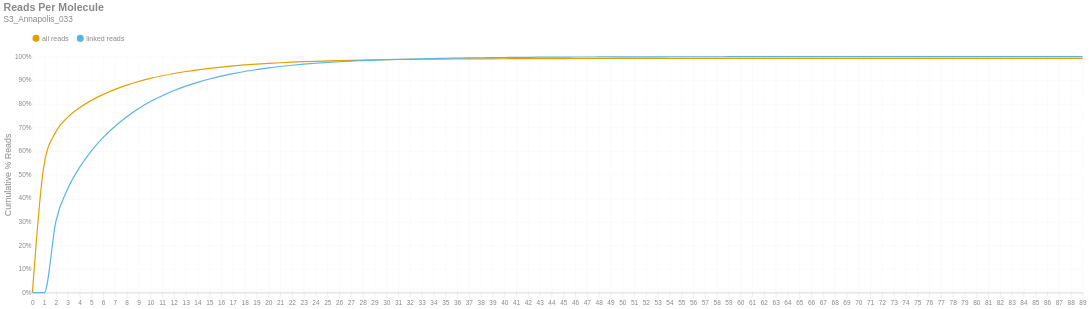

Write notebook code for a chart like this one.
### Markdown cell above
### Reads per Molecule
This chart shows the cumulative distribution of the number of reads per linked molecule. That is, how many alignments are associated with a unique molecule. This excludes the number of reads associated with invalid or absent linked-read barcodes. The `linked` histogram is the percentages recalculated when disregarding singletons.

### Code cell
if SKIPLR:
    print_html(f"Skipped")
else:
    counts = np.bincount(valids['reads'].cast(pl.Int64).to_numpy())
    weighted = counts * np.arange(len(counts))
    all_perc = weighted / n_reads
    linked_perc = weighted / n_linked_reads
    linked_perc[1] = 0
    binned_df = pl.DataFrame({
        'readsper': list(range(len(counts))),
        'all reads (cumsum)': np.cumsum(all_perc).tolist(),
        'linked reads (cumsum)': np.cumsum(linked_perc).tolist(),
    })

    with SafeRender(binned_df):
        (
            density_plot(binned_df, 'Reads Per Molecule', samplename, 'readspmol')
            .encode(
                x=alt.X('readsper:O', title=None).axis(labelAngle=0).scale(padding=0),
                y=alt.Y('value:Q', title='Cumulative % Reads').axis(format='%').stack(False),
                color=alt.Color("key:N").scale(domain=["all reads", "linked reads"]),
                tooltip=[
                    alt.Tooltip("key:N", title="Data Type"),
                    alt.Tooltip("readsper:O", title="Reads Per Molecule"),
                    alt.Tooltip("value:Q", format=".2%", title="% Reads (Cum.)")
                ]            
            )
        ).display()

### Figure 1 — Vega-Lite specification as saved in the notebook (floating-point values rounded to 4 significant figures)
{"width": "container", "height": 400, "config": {"title": {"anchor": "start", "dy": -15, "fontSize": 18, "color": "#888888", "subtitleColor": "#888888", "subtitleFontSize": 14}, "arc": {"fill": "#0072B2"}, "axis": {"domainColor": "#888888", "domainWidth": 0.5, "gridWidth": 0.2, "grid": false, "titleFontWeight": 400, "titleFontSize": 15, "labelFontSize": 11, "labelColor": "#888888", "tickColor": "#888888", "tickWidth": 0.2, "titleColor": "#888888"}, "axisBand": {"grid": false}, "axisX": {"grid": true, "tickSize": 10, "domainCap": "round"}, "axisY": {"domain": false, "grid": true, "tickSize": 0, "domainCap": "round"}, "background": "transparent", "header": {"labelFontSize": 15, "labelColor": "#888888", "titleFontSize": 15, "titleFontWeight": 600, "titleColor": "#888888"}, "legend": {"labelFont": "sans-serif", "labelFontSize": 12, "labelColor": "#888888", "symbolSize": 100, "symbolType": "circle", "titleFontSize": 12, "titlePadding": 10, "titleColor": "#888888", "title": null, "orient": "top"}, "range": {"category": ["#E69F00", "#56B4E9", "#009E73", "#F0E442", "#0072B2", "#D55E00", "#CC79A7", "#000000"], "diverging": ["#cfe8f3", "#a2d4ec", "#73bfe2", "#46abdb", "#1696d2", "#12719e"]}, "area": {"fill": "#0072B2", "fillOpacity": 0.7, "line": true, "strokeOpacity": 0.7}, "line": {"color": "#0072B2", "stroke": "#0072B2", "strokeWidth": 2}, "trail": {"color": "#0072B2", "stroke": "#0072B2", "strokeWidth": 0, "size": 1}, "point": {"filled": true, "fillOpacity": 1.0, "size": 95}, "text": {"color": "#888888", "fontSize": 11, "align": "right", "fontWeight": 400, "size": 11}, "bar": {"fill": "#0072B2", "stroke": null}, "view": {"stroke": null, "continuousWidth": 660, "continuousHeight": 400}}, "data": {"name": "data-d9cf581e442a5a76c19fd2c07510069a"}, "mark": {"type": "line", "interpolate": "monotone", "point": {"opacity": 0, "size": 275}}, "encoding": {"color": {"field": "key", "scale": {"domain": ["all reads", "linked reads"]}, "type": "nominal"}, "tooltip": [{"field": "key", "title": "Data Type", "type": "nominal"}, {"field": "readsper", "title": "Reads Per Molecule", "type": "ordinal"}, {"field": "value", "format": ".2%", "title": "% Reads (Cum.)", "type": "quantitative"}], "x": {"axis": {"labelAngle": 0}, "field": "readsper", "scale": {"padding": 0}, "title": null, "type": "ordinal"}, "y": {"axis": {"format": "%"}, "field": "value", "stack": false, "title": "Cumulative % Reads", "type": "quantitative"}}, "params": [{"name": "param_c36ac31b6afebe62", "select": {"type": "point", "fields": ["key"]}, "bind": "legend"}], "title": {"text": "Reads Per Molecule", "subtitle": "S3_Annapolis_033"}, "transform": [{"fold": ["all reads (cumsum)", "linked reads (cumsum)"]}, {"calculate": "replace(datum.key, ' (cumsum)', '')", "as": "key"}, {"filter": {"param": "param_c36ac31b6afebe62"}}], "usermeta": {"embedOptions": {"downloadFileName": "S3_Annapolis_033.readspmol"}}, "$schema": "https://vega.github.io/schema/vega-lite/v6.1.0.json", "datasets": {"data-d9cf581e442a5a76c19fd2c07510069a": [{"readsper": 0, "all reads (cumsum)": 0.0, "linked reads (cumsum)": 0.0}, {"readsper": 1, "all reads (cumsum)": 0.5468, "linked reads (cumsum)": 0.0}, {"readsper": 2, "all reads (cumsum)": 0.683, "linked reads (cumsum)": 0.3055}, {"readsper": 3, "all reads (cumsum)": 0.7437, "linked reads (cumsum)": 0.4414}, {"readsper": 4, "all reads (cumsum)": 0.7837, "linked reads (cumsum)": 0.5313}, {"readsper": 5, "all reads (cumsum)": 0.8147, "linked reads (cumsum)": 0.6008}, {"readsper": 6, "all reads (cumsum)": 0.8401, "linked reads (cumsum)": 0.6576}, {"readsper": 7, "all reads (cumsum)": 0.8613, "linked reads (cumsum)": 0.7053}, {"readsper": 8, "all reads (cumsum)": 0.8793, "linked reads (cumsum)": 0.7455}, {"readsper": 9, "all reads (cumsum)": 0.8947, "linked reads (cumsum)": 0.7801}, {"readsper": 10, "all reads (cumsum)": 0.9078, "linked reads (cumsum)": 0.8095}, {"readsper": 11, "all reads (cumsum)": 0.919, "linked reads (cumsum)": 0.8345}, {"readsper": 12, "all reads (cumsum)": 0.9287, "linked reads (cumsum)": 0.8563}, {"readsper": 13, "all reads (cumsum)": 0.937, "linked reads (cumsum)": 0.8751}, {"readsper": 14, "all reads (cumsum)": 0.9442, "linked reads (cumsum)": 0.891}, {"readsper": 15, "all reads (cumsum)": 0.9504, "linked reads (cumsum)": 0.9051}, {"readsper": 16, "all reads (cumsum)": 0.9559, "linked reads (cumsum)": 0.9173}, {"readsper": 17, "all reads (cumsum)": 0.9606, "linked reads (cumsum)": 0.9279}, {"readsper": 18, "all reads (cumsum)": 0.9647, "linked reads (cumsum)": 0.9372}, {"readsper": 19, "all reads (cumsum)": 0.9682, "linked reads (cumsum)": 0.945}, {"readsper": 20, "all reads (cumsum)": 0.9714, "linked reads (cumsum)": 0.9522}, {"readsper": 21, "all reads (cumsum)": 0.9741, "linked reads (cumsum)": 0.9582}, {"readsper": 22, "all reads (cumsum)": 0.9764, "linked reads (cumsum)": 0.9634}, {"readsper": 23, "all reads (cumsum)": 0.9785, "linked reads (cumsum)": 0.968}, {"readsper": 24, "all reads (cumsum)": 0.9802, "linked reads (cumsum)": 0.9719}, {"readsper": 25, "all reads (cumsum)": 0.9818, "linked reads (cumsum)": 0.9754}, {"readsper": 26, "all reads (cumsum)": 0.9832, "linked reads (cumsum)": 0.9785}, {"readsper": 27, "all reads (cumsum)": 0.9843, "linked reads (cumsum)": 0.9811}, {"readsper": 28, "all reads (cumsum)": 0.9853, "linked reads (cumsum)": 0.9832}, {"readsper": 29, "all reads (cumsum)": 0.9862, "linked reads (cumsum)": 0.9852}, {"readsper": 30, "all reads (cumsum)": 0.987, "linked reads (cumsum)": 0.9871}, {"readsper": 31, "all reads (cumsum)": 0.9877, "linked reads (cumsum)": 0.9888}, {"readsper": 32, "all reads (cumsum)": 0.9883, "linked reads (cumsum)": 0.9901}, {"readsper": 33, "all reads (cumsum)": 0.9888, "linked reads (cumsum)": 0.9912}, {"readsper": 34, "all reads (cumsum)": 0.9892, "linked reads (cumsum)": 0.9921}, {"readsper": 35, "all reads (cumsum)": 0.9897, "linked reads (cumsum)": 0.9931}, {"readsper": 36, "all reads (cumsum)": 0.9901, "linked reads (cumsum)": 0.9939}, {"readsper": 37, "all reads (cumsum)": 0.9904, "linked reads (cumsum)": 0.9947}, {"readsper": 38, "all reads (cumsum)": 0.9907, "linked reads (cumsum)": 0.9953}, {"readsper": 39, "all reads (cumsum)": 0.9909, "linked reads (cumsum)": 0.9958}, {"readsper": 40, "all reads (cumsum)": 0.9911, "linked reads (cumsum)": 0.9963}, {"readsper": 41, "all reads (cumsum)": 0.9913, "linked reads (cumsum)": 0.9967}, {"readsper": 42, "all reads (cumsum)": 0.9915, "linked reads (cumsum)": 0.9972}, {"readsper": 43, "all reads (cumsum)": 0.9917, "linked reads (cumsum)": 0.9976}, {"readsper": 44, "all reads (cumsum)": 0.9918, "linked reads (cumsum)": 0.9979}, {"readsper": 45, "all reads (cumsum)": 0.9919, "linked reads (cumsum)": 0.9981}, {"readsper": 46, "all reads (cumsum)": 0.992, "linked reads (cumsum)": 0.9983}, {"readsper": 47, "all reads (cumsum)": 0.9921, "linked reads (cumsum)": 0.9985}, {"readsper": 48, "all reads (cumsum)": 0.9922, "linked reads (cumsum)": 0.9987}, {"readsper": 49, "all reads (cumsum)": 0.9922, "linked reads (cumsum)": 0.9988}, {"readsper": 50, "all reads (cumsum)": 0.9923, "linked reads (cumsum)": 0.999}, {"readsper": 51, "all reads (cumsum)": 0.9923, "linked reads (cumsum)": 0.9991}, {"readsper": 52, "all reads (cumsum)": 0.9924, "linked reads (cumsum)": 0.9992}, {"readsper": 53, "all reads (cumsum)": 0.9925, "linked reads (cumsum)": 0.9993}, {"readsper": 54, "all reads (cumsum)": 0.9925, "linked reads (cumsum)": 0.9994}, {"readsper": 55, "all reads (cumsum)": 0.9925, "linked reads (cumsum)": 0.9995}, {"readsper": 56, "all reads (cumsum)": 0.9926, "linked reads (cumsum)": 0.9995}, {"readsper": 57, "all reads (cumsum)": 0.9926, "linked reads (cumsum)": 0.9996}, {"readsper": 58, "all reads (cumsum)": 0.9926, "linked reads (cumsum)": 0.9996}, {"readsper": 59, "all reads (cumsum)": 0.9926, "linked reads (cumsum)": 0.9997}, {"readsper": 60, "all reads (cumsum)": 0.9926, "linked reads (cumsum)": 0.9997}, {"readsper": 61, "all reads (cumsum)": 0.9926, "linked reads (cumsum)": 0.9997}, {"readsper": 62, "all reads (cumsum)": 0.9926, "linked reads (cumsum)": 0.9997}, {"readsper": 63, "all reads (cumsum)": 0.9927, "linked reads (cumsum)": 0.9998}, {"readsper": 64, "all reads (cumsum)": 0.9927, "linked reads (cumsum)": 0.9998}, {"readsper": 65, "all reads (cumsum)": 0.9927, "linked reads (cumsum)": 0.9998}, {"readsper": 66, "all reads (cumsum)": 0.9927, "linked reads (cumsum)": 0.9998}, {"readsper": 67, "all reads (cumsum)": 0.9927, "linked reads (cumsum)": 0.9998}, {"readsper": 68, "all reads (cumsum)": 0.9927, "linked reads (cumsum)": 0.9998}, {"readsper": 69, "all reads (cumsum)": 0.9927, "linked reads (cumsum)": 0.9999}, {"readsper": 70, "all reads (cumsum)": 0.9927, "linked reads (cumsum)": 0.9999}, {"readsper": 71, "all reads (cumsum)": 0.9927, "linked reads (cumsum)": 0.9999}, {"readsper": 72, "all reads (cumsum)": 0.9927, "linked reads (cumsum)": 0.9999}, {"readsper": 73, "all reads (cumsum)": 0.9927, "linked reads (cumsum)": 0.9999}, {"readsper": 74, "all reads (cumsum)": 0.9927, "linked reads (cumsum)": 0.9999}, {"readsper": 75, "all reads (cumsum)": 0.9927, "linked reads (cumsum)": 0.9999}, {"readsper": 76, "all reads (cumsum)": 0.9927, "linked reads (cumsum)": 0.9999}, {"readsper": 77, "all reads (cumsum)": 0.9927, "linked reads (cumsum)": 0.9999}, {"readsper": 78, "all reads (cumsum)": 0.9927, "linked reads (cumsum)": 0.9999}, {"readsper": 79, "all reads (cumsum)": 0.9927, "linked reads (cumsum)": 1.0}, {"readsper": 80, "all reads (cumsum)": 0.9927, "linked reads (cumsum)": 1.0}, {"readsper": 81, "all reads (cumsum)": 0.9927, "linked reads (cumsum)": 1.0}, {"readsper": 82, "all reads (cumsum)": 0.9927, "linked reads (cumsum)": 1.0}, {"readsper": 83, "all reads (cumsum)": 0.9927, "linked reads (cumsum)": 1.0}, {"readsper": 84, "all reads (cumsum)": 0.9928, "linked reads (cumsum)": 1.0}, {"readsper": 85, "all reads (cumsum)": 0.9928, "linked reads (cumsum)": 1.0}, {"readsper": 86, "all reads (cumsum)": 0.9928, "linked reads (cumsum)": 1.0}, {"readsper": 87, "all reads (cumsum)": 0.9928, "linked reads (cumsum)": 1.0}, {"readsper": 88, "all reads (cumsum)": 0.9928, "linked reads (cumsum)": 1.0}, {"readsper": 89, "all reads (cumsum)": 0.9928, "linked reads (cumsum)": 1.0}]}}
